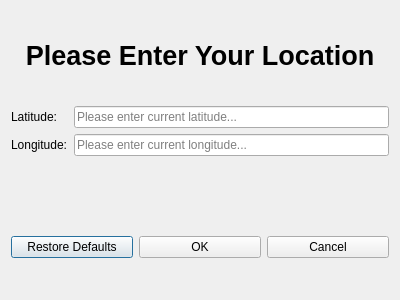
<?xml version="1.0" encoding="UTF-8"?>
<ui version="4.0">
 <class>Dialog</class>
 <widget class="QDialog" name="Dialog">
  <property name="geometry">
   <rect>
    <x>0</x>
    <y>0</y>
    <width>400</width>
    <height>300</height>
   </rect>
  </property>
  <property name="windowTitle">
   <string>Dialog</string>
  </property>
  <layout class="QVBoxLayout" name="verticalLayout">
   <item>
    <widget class="QLabel" name="title">
     <property name="sizePolicy">
      <sizepolicy hsizetype="Preferred" vsizetype="Maximum">
       <horstretch>0</horstretch>
       <verstretch>0</verstretch>
      </sizepolicy>
     </property>
     <property name="font">
      <font>
       <pointsize>20</pointsize>
       <bold>true</bold>
      </font>
     </property>
     <property name="text">
      <string>Please Enter Your Location</string>
     </property>
     <property name="alignment">
      <set>Qt::AlignmentFlag::AlignCenter</set>
     </property>
    </widget>
   </item>
   <item>
    <layout class="QGridLayout" name="gridLayout">
     <item row="0" column="1">
      <widget class="QLineEdit" name="latitude_input">
       <property name="accessibleName">
        <string>Latitude Text Entry</string>
       </property>
       <property name="accessibleDescription">
        <string>Please enter your current latitude coordinate.</string>
       </property>
       <property name="text">
        <string/>
       </property>
       <property name="placeholderText">
        <string>Please enter current latitude...</string>
       </property>
      </widget>
     </item>
     <item row="1" column="1">
      <widget class="QLineEdit" name="longitude_input">
       <property name="accessibleName">
        <string>Longitude Text Entry</string>
       </property>
       <property name="accessibleDescription">
        <string>Please enter your current longitude coordinate.</string>
       </property>
       <property name="placeholderText">
        <string>Please enter current longitude...</string>
       </property>
      </widget>
     </item>
     <item row="0" column="0">
      <widget class="QLabel" name="latitude_label">
       <property name="text">
        <string>Latitude:</string>
       </property>
      </widget>
     </item>
     <item row="1" column="0">
      <widget class="QLabel" name="longitude_label">
       <property name="text">
        <string>Longitude:</string>
       </property>
      </widget>
     </item>
    </layout>
   </item>
   <item>
    <widget class="QLabel" name="error_label">
     <property name="sizePolicy">
      <sizepolicy hsizetype="Preferred" vsizetype="Maximum">
       <horstretch>0</horstretch>
       <verstretch>0</verstretch>
      </sizepolicy>
     </property>
     <property name="font">
      <font>
       <pointsize>7</pointsize>
      </font>
     </property>
     <property name="text">
      <string/>
     </property>
    </widget>
   </item>
   <item>
    <layout class="QHBoxLayout" name="horizontalLayout">
     <item>
      <widget class="QPushButton" name="restore_defaults_button">
       <property name="text">
        <string>Restore Defaults</string>
       </property>
      </widget>
     </item>
     <item>
      <widget class="QPushButton" name="ok_button">
       <property name="text">
        <string>OK</string>
       </property>
      </widget>
     </item>
     <item>
      <widget class="QPushButton" name="cancel_button">
       <property name="text">
        <string>Cancel</string>
       </property>
      </widget>
     </item>
    </layout>
   </item>
  </layout>
 </widget>
 <resources/>
 <connections/>
</ui>
